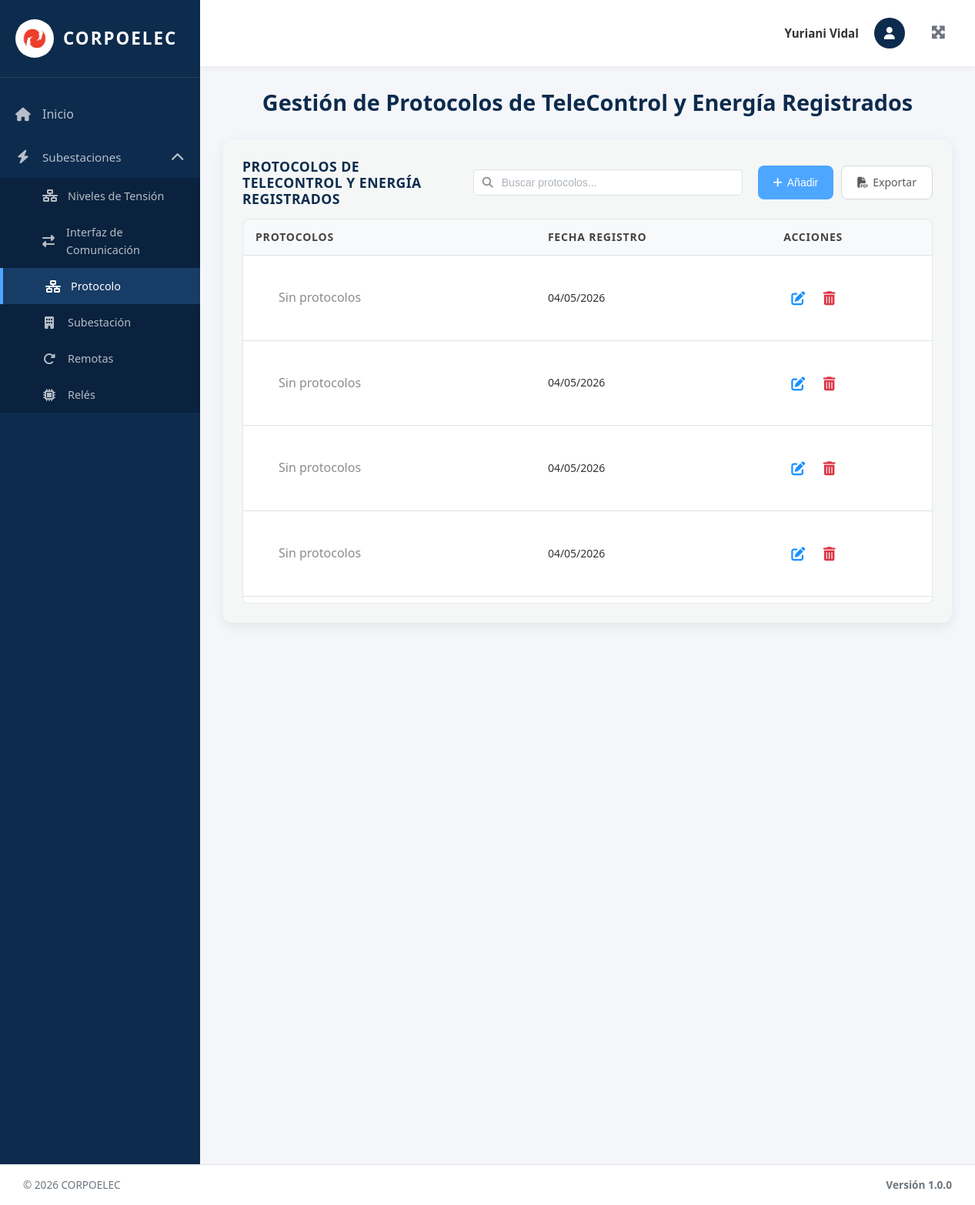
The app's page /protocolo/ (signed in) with its own data.
### equipos/models.py (models this page shows, shortened)
class InterfazDeComunicacion(models.Model):
    Id_Interfaz = models.AutoField(primary_key=True)  # Identificador único
    Fecha_Reg = models.DateField(auto_now_add=True)  # Fecha de registro automática
    Puertos_C = models.IntegerField(default=0, verbose_name='Puertos de Comunicación')  # Contador de puertos asociados
    creado_por = models.ForeignKey(User, on_delete=models.SET_NULL, null=True, blank=True, related_name='interfaces_creadas')  # Usuario que creó el registro
    class Meta:
        verbose_name = 'Interfaz de Comunicación'
        verbose_name_plural = 'Interfaces de Comunicación'
        ordering = ['Id_Interfaz']  # Orden por ID descendente (más recientes primero)

### equipos/views.py (the view, shortened to what this page needs)
# urls.py: path('protocolo/', protocolo_view, name='protocolo'),
@login_required(login_url='/login/')
def protocolo_view(request):
    interfaces = InterfazDeComunicacion.objects.all().order_by('Id_Interfaz')
    paginator = Paginator(interfaces, 10)
    page_number = request.GET.get('page')
    page_obj = paginator.get_page(page_number)
    context = {
        'title': 'Protocolos',
        'page_obj': page_obj,
        'is_admin': request.user.is_superuser,
    }
    return render(request, 'protocolo.html', context)

### templates/protocolo.html (shortened to what this page needs)
{% extends 'base.html' %}
{% load static %}
{% block content %}
<div class="welcome-text">
  <h2>Gestión de Protocolos de TeleControl y Energía Registrados</h2>
</div>
<div class="table-section">
   <div class="table-header">
      <h3>PROTOCOLOS DE TELECONTROL Y ENERGÍA REGISTRADOS</h3>
      <div class="search-container">
        <input type="text" class="search-input" id="searchInput" placeholder="Buscar protocolos..." onkeyup="filterTable()">
      </div>
<div style="display: flex; gap: 10px;">
        <button class="btn btn-primary btn-add-top" onclick="abrirModal()">
          <i class="fas fa-plus"></i> Añadir
        </button>
        <a href="{% url 'exportar_protocolo_pdf' %}" class="btn btn-secondary btn-add-top">
          <i class="fas fa-file-pdf"></i> Exportar
        </a>
      </div>
   </div>
   <div class="table-container">
    {% if page_obj.paginator.count > 0 %}
    <table class="data-table">
<thead>
          <tr>
            <th>Protocolos</th>
            <th>Fecha Registro</th>
            <th>Acciones</th>
          </tr>
      </thead>
     <tbody>
       {% for interfaz in page_obj %}
       <tr>
         <td>
           <div class="protocolos-container">
             {% for protocolo in interfaz.protocolos.all %}
             <span class="protocolo-badge">
               <span class="protocolo-icon">
                 {% if protocolo.Tipo == '104' %}<i class="fas fa-network-wired"></i>{% endif %}
                 {% if protocolo.Tipo == 'DNP' %}<i class="fas fa-plug"></i>{% endif %}
                 {% if protocolo.Tipo == 'GOOSE' %}<i class="fas fa-exchange-alt"></i>{% endif %}
                 {% if protocolo.Tipo == '101' %}<i class="fas fa-usb"></i>{% endif %}
                 {% if protocolo.Tipo == 'MODBUS' %}<i class="fas fa-bolt"></i>{% endif %}
               </span>
               <span class="protocolo-text">{{ protocolo.get_Tipo_display }}</span>
             </span>
             {% empty %}
             <span class="no-data">Sin protocolos</span>
             {% endfor %}
           </div>
         </td>
         <td><span class="fecha-text">{{ interfaz.Fecha_Reg|date:"d/m/Y" }}</span></td>
         <td class="actions-cell">
           <button type="button" class="btn-icon btn-edit" title="Editar" onclick="abrirModalEditar({{ interfaz.Id_Interfaz }}, '{% for p in interfaz.protocolos.all %}{{ p.Tipo }}{% if not forloop.last %},{% endif %}{% endfor %}')">
             <i class="fas fa-edit"></i>
           </button>
           <form method="post" style="display: inline;" onsubmit="return confirmarEliminacion(this);">
             <button type="submit" class="btn-icon btn-delete" title="Eliminar">
               <i class="fas fa-trash-alt"></i>
             </button>
           </form>
         </td>
       </tr>
       {% endfor %}
</tbody>
    </table>
    {% else %}
    <p class="no-data">No hay protocolos registrados.</p>
    {% endif %}
   </div>
  </div>
   </div>
{% endblock %}

### templates/base.html (shortened to what this page needs)
{% load static %}
<!DOCTYPE html>
<html lang="es">
<head>
  <link rel="stylesheet" href="https://cdnjs.cloudflare.com/ajax/libs/font-awesome/6.4.0/css/all.min.css">
  <link rel="stylesheet" href="{% static 'css/global.css' %}">
</head>
<body>
  <div class="layout-wrapper">
    <aside class="sidebar" id="sidebar">
      <div class="sidebar-brand" onclick="toggleSidebar()">
        <div class="sidebar-logo">
          <img src="{% static 'img/logo.jpg' %}" alt="Corpoelec">
        </div>
        <span class="sidebar-brand-text">Corpoelec</span>
      </div>
 <nav class="sidebar-nav">
        <a href="{% url 'index' %}" class="{% if request.path == '/' %}active{% endif %}" onclick="closeMobileSidebar()">
          <i class="fas fa-home"></i>
          <span>Inicio</span>
        </a>
         <div class="sidebar-dropdown {% if request.path == '/subestaciones/' or request.path == '/tensiones/' or request.path == '/interfaces/' or request.path == '/protocolo/' or request.path == '/reles/' or request.path == '/remotas/' %}active{% endif %}">
          <a href="#" class="dropdown-toggle" onclick="toggleDropdown(event, 'subestaciones-dropdown')">
            <i class="fas fa-bolt"></i>
            <span>Subestaciones</span>
            <i class="fas fa-chevron-down dropdown-arrow"></i>
          </a>
           <div class="dropdown-menu" id="subestaciones-dropdown">
             <a href="{% url 'tensiones' %}" class="{% if request.path == '/tensiones/' %}active{% endif %}" onclick="closeMobileSidebar()">
               <i class="fas fa-network-wired"></i>
               <span>Niveles de Tensión</span>
             </a>
               <a href="{% url 'interfaces' %}" class="{% if request.path == '/interfaces/' %}active{% endif %}" onclick="closeMobileSidebar()">
                 <i class="fas fa-exchange-alt"></i>
                 <span>Interfaz de Comunicación</span>
               </a>
               <a href="{% url 'protocolo' %}" class="{% if request.path == '/protocolo/' %}active{% endif %}" onclick="closeMobileSidebar()">
                 <i class="fas fa-network-wired"></i>
                 <span>Protocolo</span>
               </a>
               <a href="{% url 'subestaciones' %}" class="{% if request.path == '/subestaciones/' %}active{% endif %}" onclick="closeMobileSidebar()">
               <i class="fas fa-building"></i>
               <span>Subestación</span>
             </a>
             <a href="{% url 'remotas' %}" class="{% if request.path == '/remotas/' %}active{% endif %}" onclick="closeMobileSidebar()">
               <i class="fas fa-redo-alt"></i>
               <span>Remotas</span>
             </a>
             <a href="{% url 'reles' %}" class="{% if request.path == '/reles/' %}active{% endif %}" onclick="closeMobileSidebar()">
               <i class="fas fa-microchip"></i>
               <span>Relés</span>
             </a>
           </div>
        </div>
      </nav>
    </aside>
    <main class="main-content" id="mainContent">
      <nav class="navbar">
        <div class="navbar-user">
          <div class="navbar-user-trigger" onclick="toggleUserMenu(event)">
            <div class="navbar-user-name">
              {% if user.first_name %}{{ user.first_name }}{% else %}{{ user.username }}{% endif %}
              {% if user.last_name %} {{ user.last_name }}{% endif %}
            </div>
            <div class="navbar-user-avatar">
              <i class="fas fa-user"></i>
            </div>
          </div>
          <button class="navbar-fullscreen" onclick="toggleFullscreen()">
            <i class="fas fa-expand-arrows-alt"></i>
          </button>
        </div>
      </nav>
      <div class="content-area">
        {% block content %}{% endblock %}
      </div>
      <footer class="footer">
        <div class="footer-left">
          <span>© 2026 CORPOELEC</span>
        </div>
        <div class="footer-version">Versión 1.0.0</div>
      </footer>
</body>
</html>

### static/css/global.css (style rules this page uses)
body { font-size: 16px; font-weight: 400; color: #333; font-family: 'Open Sans', 'Segoe UI', Arial, sans-serif; line-height: 1.6; }
h1, h2, h3, .welcome-text h2 { font-size: 26px; font-weight: 700; color: #002D5A; margin: 0 0 20px 0; line-height: 1.2; }
.data-table thead th { font-size: 14px !important; font-weight: 700 !important; text-transform: uppercase !important; color: #444 !important; letter-spacing: 0.8px; padding: 12px 16px !important; }
.data-table tbody td { font-size: 14px !important; font-weight: 400 !important; color: #333 !important; padding: 12px 16px !important; }
.btn-primary, .btn-add-top { font-size: 14px !important; font-weight: 500 !important; border-radius: 8px !important; padding: 10px 20px !important; display: inline-flex; align-items: center; gap: 6px; }
.btn-icon { font-size: 18px !important; display: inline-flex; align-items: center; justify-content: center; padding: 6px !important; }
.btn-delete, .btn-delete i { color: #DC3545 !important; }
.btn-edit, .btn-edit i { color: #1890ff !important; }
.data-table { border-collapse: collapse; width: 100%; }
.data-table tbody tr { transition: background 0.15s ease; }
.data-table th, .data-table td { padding-top: 12px !important; padding-bottom: 12px !important; }
.form-control, input[type="text"], input[type="email"], select, textarea { font-size: 14px; font-weight: 400; color: #333; }
a { color: #1890ff; text-decoration: none; font-weight: 500; }

### templates/protocolo.html (style rules this page uses)
.table-section { background:#f4f7f6; padding:25px; border-radius:12px; box-shadow:0 4px 15px rgba(0,0,0,0.08); margin-bottom:20px; }
.table-container { max-height:500px; overflow-y:auto; overflow-x:hidden; border:1px solid #e8e8e8; border-radius:8px; background:#fff; }
.table-header { display:flex; justify-content:space-between; align-items:center; margin-bottom:15px; gap:15px; }
.table-header h3 { margin:0; color:#0D2B4D; width:280px; }
.search-container { position:relative; display:flex; align-items:center; }
.search-input { width:350px; padding:8px 12px 8px 36px; border:1px solid #dee2e6; border-radius:6px; font-size:14px; color:#333; background:#fff; transition:border-color 0.3s ease; }
.search-input::placeholder { color:#adb5bd; }
.btn-icon { background:none; border:none; cursor:pointer; font-size:1.1rem; padding:6px; border-radius:4px; display:inline-flex; align-items:center; justify-content:center; transition:all 0.2s; color:#6c757d; margin:0 4px; }
.data-table { width:100%; border-collapse:collapse; }
.data-table th, .data-table td { padding:10px 12px; text-align:left; border-bottom:1px solid #dee2e6; font-size:0.9rem; }
.data-table th { font-weight:600; color:#0D2B4D; font-size:0.85rem; text-transform:uppercase; letter-spacing:0.3px; background:#f8f9fa; }
.no-data { text-align:center; color:#8c8c8c; padding:30px; font-size:1rem; }
.actions-cell { white-space:nowrap; text-align:right; }
.protocolos-container { display:flex; flex-wrap:wrap; gap:5px; max-width:400px; align-items:center; }
.data-table th, .data-table td { padding:12px 15px; text-align:left; border-bottom:1px solid #dee2e6; }
.data-table th { font-weight:600; color:#0D2B4D; font-size:0.9rem; }
.actions-cell { white-space:nowrap; text-align: right; }
.btn { padding:10px 22px; border-radius:8px; text-decoration:none; font-size:0.95rem; font-weight:400; cursor:pointer; border:none; transition:all 0.2s; }
.btn-primary { background:#4DA6FF; color:#fff; }
.btn-secondary { background:#fff; color:#595959; border:1px solid #d9d9d9; }

### records on screen
InterfazDeComunicacion: Fecha_Reg "04/05/2026"
InterfazDeComunicacion: Fecha_Reg "04/05/2026"
InterfazDeComunicacion: Fecha_Reg "04/05/2026"
InterfazDeComunicacion: Fecha_Reg "04/05/2026"

### other values on screen
{{ user.first_name }} "Yuriani"
{{ user.last_name }} "Vidal"
